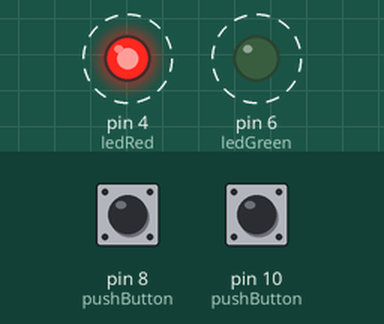
Bench run of a sketch on a simulated Arduino Uno, built with avr-gcc and run on an emulated ATmega328P. Shown: output pins drawn as LEDs (lit = HIGH). Dashed ring = blinking. The inputs (shaded band) are chosen by the test bench; at power-on: pin 8 (pushButton) HIGH, pin 10 (pushButton) HIGH. What the sketch prints to the serial monitor is not drawn.

Above: at 1.2 s.
1.3 s: pin 8 (pushButton) pulled LOW for 0.15 s
Timing chart, 0 to 10.4 s (numbered marks = the images above; inputs shaded):
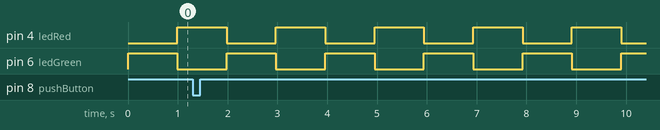

The sketch:

segundoTrabalho.ino
```cpp
#include <Arduino_FreeRTOS.h>
#include <semphr.h>

SemaphoreHandle_t mutex;

void TaskBotaoAzul( void *pvParameters );
void TaskBotaoAmarelo( void *pvParameters );
void TaskParLeds(void *pvParameters );

void setup() {

  Serial.begin(9600);

  mutex = xSemaphoreCreateMutex();
  if (mutex != NULL) {
    Serial.println("Mutex created");
  }

  xTaskCreate(
  TaskBotaoAzul
  ,  "BotaoAzul"
  ,  128
  ,  NULL
  ,  1
  ,  NULL );


  xTaskCreate(
  TaskBotaoAmarelo
  ,  "BotaoAmarelo"
  ,  128
  ,  NULL
  ,  1
  ,  NULL );


  xTaskCreate(
  TaskParLeds
  ,  "ParLeds"
  ,  128
  ,  NULL
  ,  1
  ,  NULL );

}


void loop() {}


void TaskBotaoAzul( void *pvParameters )
{
  (void) pvParameters;
  uint8_t pushButton = 10;
  pinMode(pushButton, INPUT_PULLUP);

  for (;;)
  {

    int buttonState = digitalRead(pushButton);
    if (buttonState == LOW){
    if ( xSemaphoreTake( mutex, ( TickType_t ) 5 ) == pdTRUE )
    {

      Serial.println(" Iniciando o processo do Botão Azul");
      vTaskDelay(pdMS_TO_TICKS(2000));
      Serial.println(" O processo do Botão Azul ainda está em execução...");
      vTaskDelay(pdMS_TO_TICKS(2000));
      Serial.println(" Botão Azul ainda em execução...");
      vTaskDelay(pdMS_TO_TICKS(2000));
      Serial.println(" Azul ainda em execução...");
      vTaskDelay(pdMS_TO_TICKS(2000));
      Serial.println(" executando ainda o Azul...");
      vTaskDelay(pdMS_TO_TICKS(2000));
      Serial.println(" Finalizando o processo do Botão Azul");
      vTaskDelay(pdMS_TO_TICKS(2000));

      xSemaphoreGive( mutex );
    }
    }
    vTaskDelay(1);

  }
}


void TaskBotaoAmarelo( void *pvParameters )
{
  (void) pvParameters;
  uint8_t pushButton = 8;
  pinMode(pushButton, INPUT_PULLUP);

  for (;;)
  {

    int buttonState = digitalRead(pushButton);
    if (buttonState == LOW){
    if ( xSemaphoreTake( mutex, ( TickType_t ) 5 ) == pdTRUE )
    {

      Serial.println(" Iniciando o processo do Botão Amarelo");
      vTaskDelay(pdMS_TO_TICKS(2000));
      Serial.println(" O processo do Botão Amarelo ainda está em execução...");
      vTaskDelay(pdMS_TO_TICKS(2000));
      Serial.println(" Botão Amarelo ainda em execução...");
      vTaskDelay(pdMS_TO_TICKS(2000));
      Serial.println(" Amarelo ainda em execução...");
      vTaskDelay(pdMS_TO_TICKS(2000));
      Serial.println(" executando ainda o Amarelo...");
      vTaskDelay(pdMS_TO_TICKS(2000));
      Serial.println(" Finalizando o processo do Botão Amarelo");
      vTaskDelay(pdMS_TO_TICKS(2000));

      xSemaphoreGive( mutex );
    }
    }
    vTaskDelay(1);

  }
}


void TaskParLeds(void *pvParameters )
{
  (void) pvParameters;
  uint8_t ledRed = 4;
  uint8_t ledGreen = 6;
  pinMode(ledRed, OUTPUT);
  pinMode(ledGreen, OUTPUT);

  for (;;)
  {
    digitalWrite(ledRed, LOW);
    digitalWrite(ledGreen, HIGH);

    vTaskDelay(pdMS_TO_TICKS(1000));

    digitalWrite(ledRed, HIGH);
    digitalWrite(ledGreen, LOW);

    vTaskDelay(pdMS_TO_TICKS(1000));
  }

}
```

Measured:
- by itself, pin 4 (ledRed), pin 6 (ledGreen): alternates HIGH for 0.99 s and LOW for 0.99 s
